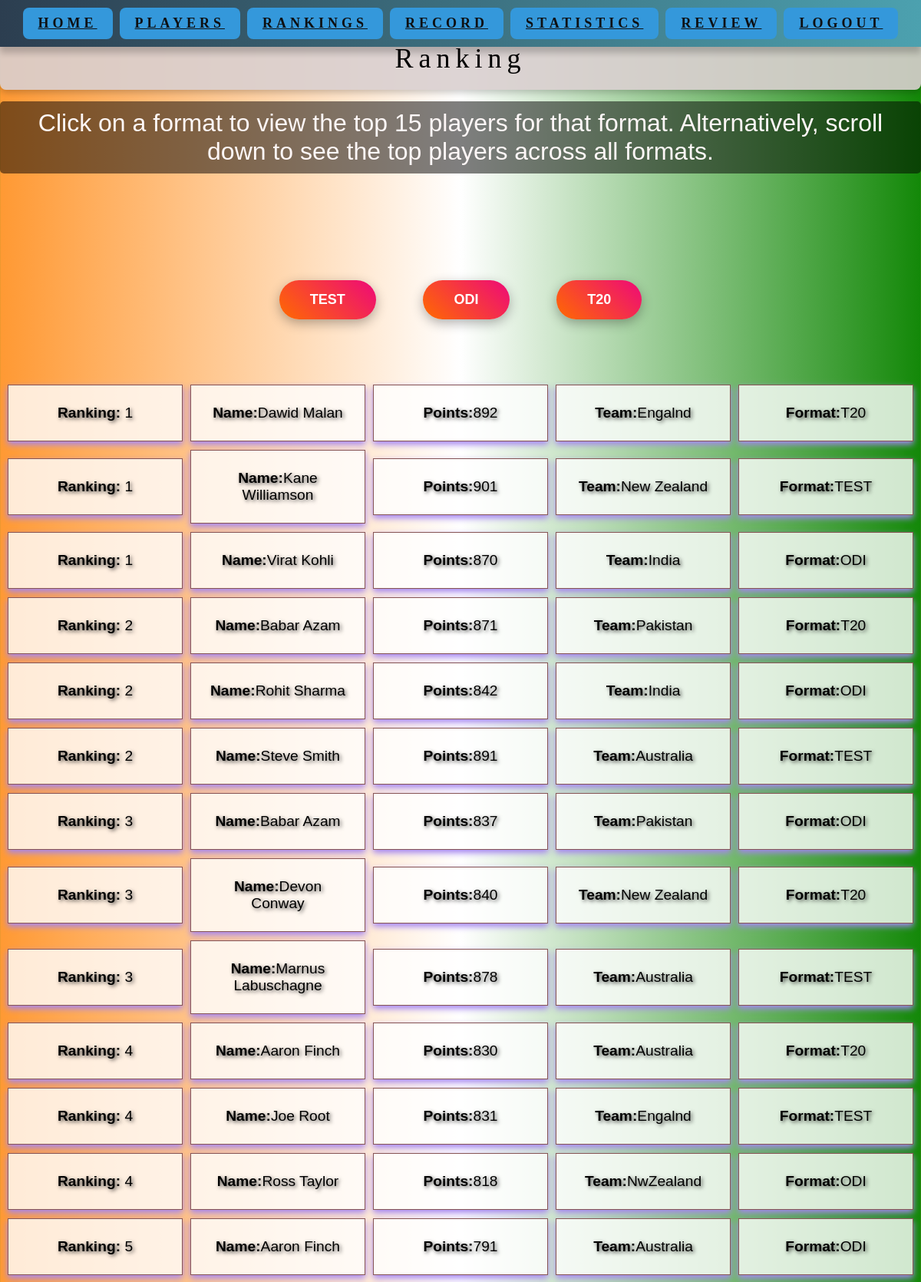
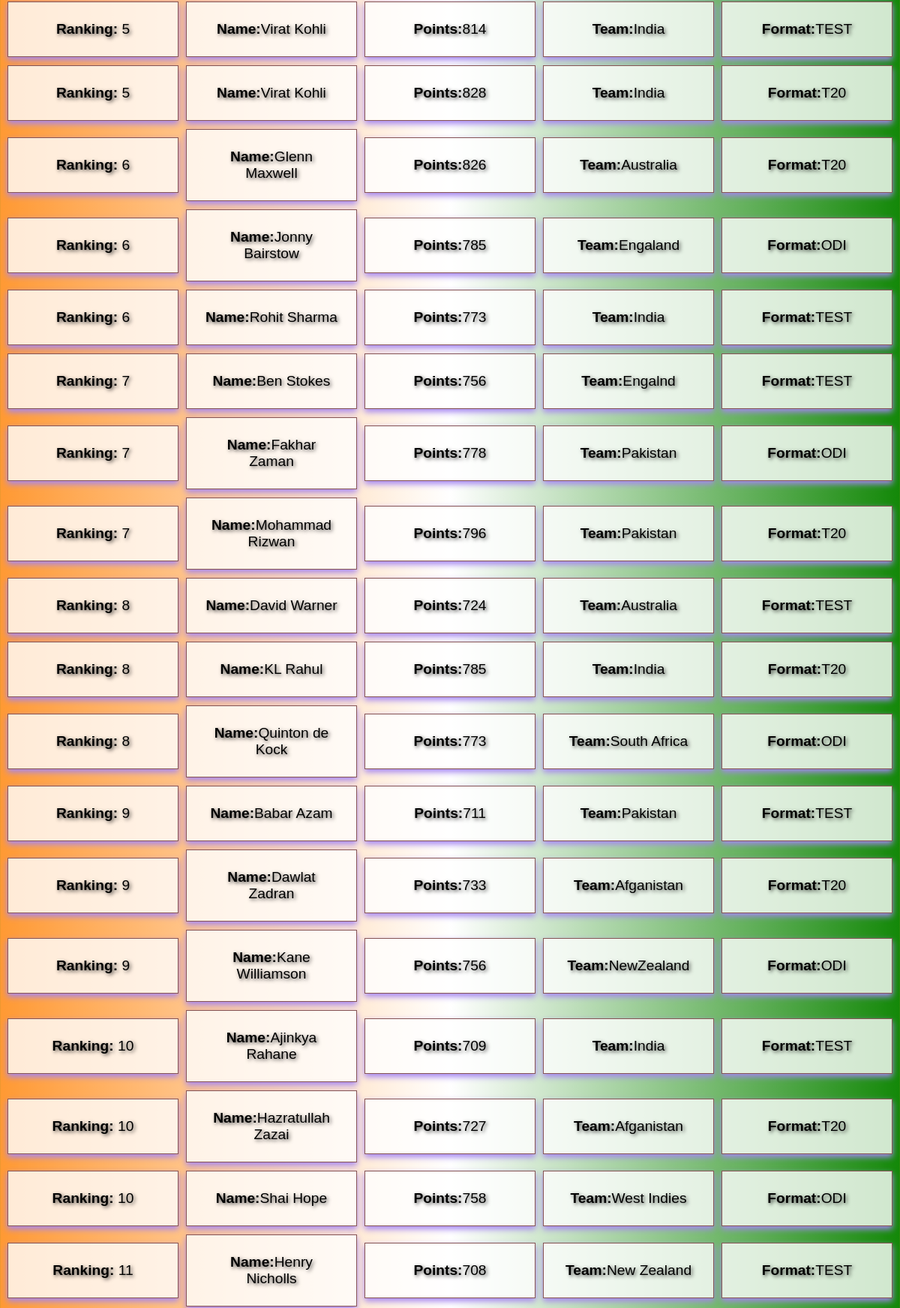
The app's page /Ranking (upper part) with its own data (2 pictures, top to bottom).
### tables this page shows
CREATE TABLE T20 (T20ID INTEGER PRIMARY KEY, Formatid INTEGER REFERENCES MatchFormat (Formatid), Player_name TEXT, Ranking INTEGER, points INTEGER, team TEXT);

### routes.py (the view)
@app.route('/Ranking', defaults={'ranking_id': None})
@app.route('/Ranking/<int:ranking_id>')
def Ranking(ranking_id):
    format = request.args.get('format', 'ALL').upper()
    conn = get_db_connections()
    cur = conn.cursor()
    if format == 'TEST':
        query = "SELECT Ranking, Player_Name, points, team, 'TEST' AS Format FROM TEST"
    elif format == 'T20':
        query = "SELECT Ranking, Player_Name, points, team, 'T20' AS Format FROM T20"
    elif format == 'ODI':
        query = "SELECT Ranking, Player_Name, points, team, 'ODI' AS Format FROM ODI"
    else:
        query = """
            SELECT Ranking, Player_Name, points, team, 'T20' AS Format FROM T20
            UNION
            SELECT Ranking, Player_Name, points, team, 'ODI' AS Format FROM ODI
            UNION
            SELECT Ranking, Player_Name, points, team, 'TEST' AS Format FROM TEST
        """
    cur.execute(query)
    Crickets = cur.fetchall()
    conn.close()
    if ranking_id is not None:
        Crickets = [player for player in Crickets if player[0] == ranking_id]
        if not Crickets:
            return render_template('404.html')
    return render_template("Ranking.html", Crickets=Crickets)

### routes.py (called while the page is built)
def get_db_connections():
    conn = sqlite3.connect(DATABASE)
    conn.row_factory = sqlite3.Row
    return conn

### templates/Ranking.html (shortened to what this page needs)
<!DOCTYPE html>
<html lang="en">
<head>
    <link rel="stylesheet" href="/static/style.css">
</head>
<body class="home-style"></body>
    <nav class="Nav-bar">
        <strong><a href="/about">Home</a></strong>
        <strong> <a href="/Players"> Players</a></strong>
        <strong><a href="/Ranking">Rankings</a></strong>
        <strong><a href="/Record">Record</a></strong>
        <strong> <a href="/Stats">Statistics</a></strong>
        <strong><a href="/Review">Review</a></strong>
        <strong><a href="/login">Logout</a></strong>
    </nav>
    <header class="stats1">Ranking</header>
    <p class="Instruction-player">Click on a format to view the top 15 players for that format. Alternatively, scroll down to see the top players across all formats.</p>
    <div class="Rank-h1">
        <button onclick="FilterRanking('Test')"> Test</button>
        <button onclick="FilterRanking('ODI')"> ODI</button>
        <button onclick="FilterRanking('T20')"> T20</button>
    </div>
    <table>
        <tbody>
            <div class="Ranking-grid">
                {% for Cricket in Crickets %}
                <div class="Brid">
                    <div class="item"><strong>Ranking:</strong> {{ Cricket[0] }}</div>
                    <div class="item"><strong>Name:</strong>{{ Cricket[1] }}</div>
                    <div class="item"><strong>Points:</strong>{{ Cricket[2] }}</div>
                    <div class="item"><Strong>Team:</Strong>{{ Cricket[3] }}</div>
                    <div class="item"> <Strong>Format:</Strong>{{ Cricket[4] }}</div>
                </div>
                {% endfor %}
            </div>
        </tbody>
    </table>
</body>
</body>
</html>

### static/style.css (style rules this page uses)
.home-style { margin: 0; padding: 0; font-family: Arial, Helvetica, sans-serif; background: linear-gradient(to right, #FF9933, #FFFFFF, #138808); color: #333; display: flex; flex-direction: column; min-height: 100vh; overflow-x:hidden ; }
.Nav-bar { position: fixed; left: 50%; transform: translateX(-50%); width: calc(100% - 20px); top: 0; background: linear-gradient(to right, #2c3e50, #4ca1af); padding: 10px 10px; box-shadow: 0 8px 8px rgba(0, 0, 0, 0.2); text-align: center; letter-spacing: 5px; z-index: 1; }
.Nav-bar { font-family: Dancing Script; font-size: 16px; text-transform: uppercase; text-decoration: none; }
p { font-size: 20px; margin: 10px 0; }
a { display: inline-block; padding: 10px 20px; font-size: 18px; color: #db5151; background-color: #3498db; border-radius: 8px; }
tbody { display: block; }
.stats1 { position: relative; top: 15px; text-align: center; font-size: 36px; padding: 20px; background-color: rgba(218, 208, 208, 0.9); color: black; font-family: Pinyon Script; margin-top: 20px; margin-bottom: 20px; letter-spacing: 7px; border-radius: 8px; box-shadow: 0 4px 8px rgba(0, 0, 0, 0.2); }
.Instruction-player { text-align: center; text-decoration: double; font-size: xx-large; color: rgb(254, 247, 247); background-color: rgba(0, 0, 0, 0.5); padding: 10px; border-radius: 5px; }
p { margin-bottom: 1em; }
a { color: #0e1012; text-decoration: underline; }
.Ranking-grid { display: flex; flex-direction: column; gap:11px; padding: 10px; margin-top: 60px; }
.Brid { display: grid; grid-template-columns: repeat(auto-fit, minmax(150px, 1fr)); gap: 10px; align-items: center; color: #ffffff; text-shadow: 2px 2px 5px rgba(0, 0, 0, 0.7); }
.item { background-color: rgba(255, 255, 255, 0.8); text-align: center; padding: 25px; border: 1px solid #865454; font-size: larger; box-shadow: 0 4px 8px rgb(165, 133, 241); color: #000; }
button { padding: 15px 40px; border: none; border-radius: 50px; background: linear-gradient(45deg, #ff6a00, #ee0979); color: white; font-size: 18px; font-weight: bold; cursor: pointer; margin: 10px; transition: transform 0.2s, opacity 0.3s; box-shadow: 0 5px 15px rgba(0, 0, 0, 0.3); text-transform: uppercase; }
.Rank-h1 { text-align: center; font-size: 150px; }

### records on screen
T20: Ranking "1", Player_name "Dawid Malan", points "892", team "Engalnd", Cricket "T20"
T20: Cricket "1", Player_name "Virat Kohli", Cricket "870", team "India", Cricket "ODI", Cricket "5", Cricket "814", Cricket "TEST", Ranking "5", points "828", Cricket "T20"
T20: Ranking "2", Player_name "Babar Azam", points "871", team "Pakistan", Cricket "T20", Cricket "3", Cricket "837", Cricket "ODI", Cricket "9", Cricket "711", Cricket "TEST"
T20: Ranking "3", Player_name "Devon Conway", points "840", team "New Zealand", Cricket "T20"
T20: Ranking "4", Player_name "Aaron Finch", points "830", team "Australia", Cricket "T20", Cricket "5", Cricket "791", Cricket "ODI"
T20: Ranking "6", Player_name "Glenn Maxwell", points "826", team "Australia", Cricket "T20"
T20: Ranking "7", Player_name "Mohammad Rizwan", points "796", team "Pakistan", Cricket "T20"
T20: Ranking "8", Player_name "KL Rahul", points "785", team "India", Cricket "T20"
T20: Ranking "9", Player_name "Dawlat Zadran", points "733", team "Afganistan", Cricket "T20"
T20: Ranking "10", Player_name "Hazratullah Zazai", points "727", team "Afganistan", Cricket "T20"

### other values on screen
{{ Cricket[0] }} "1" "2" "2" "3" "4" "4" "6" "6" "7" "7" "8" "8" "9" "10" "10" "11"
{{ Cricket[1] }} "Kane Williamson" "Rohit Sharma" "Steve Smith" "Marnus Labuschagne" "Joe Root" "Ross Taylor" "Jonny Bairstow" "Rohit Sharma" "Ben Stokes" "Fakhar Zaman" "David Warner" "Quinton de Kock" "Kane Williamson" "Ajinkya Rahane" "Shai Hope" "Henry Nicholls"
{{ Cricket[2] }} "901" "842" "891" "878" "831" "818" "785" "773" "756" "778" "724" "773" "756" "709" "758" "708"
{{ Cricket[3] }} "New Zealand" "India" "Australia" "Australia" "Engalnd" "NwZealand" "Engaland" "India" "Engalnd" "Pakistan" "Australia" "South Africa" "NewZealand" "India" "West Indies" "New Zealand"
{{ Cricket[4] }} "TEST" "ODI" "TEST" "TEST" "TEST" "ODI" "ODI" "TEST" "TEST" "ODI" "TEST" "ODI" "ODI" "TEST" "ODI" "TEST"
